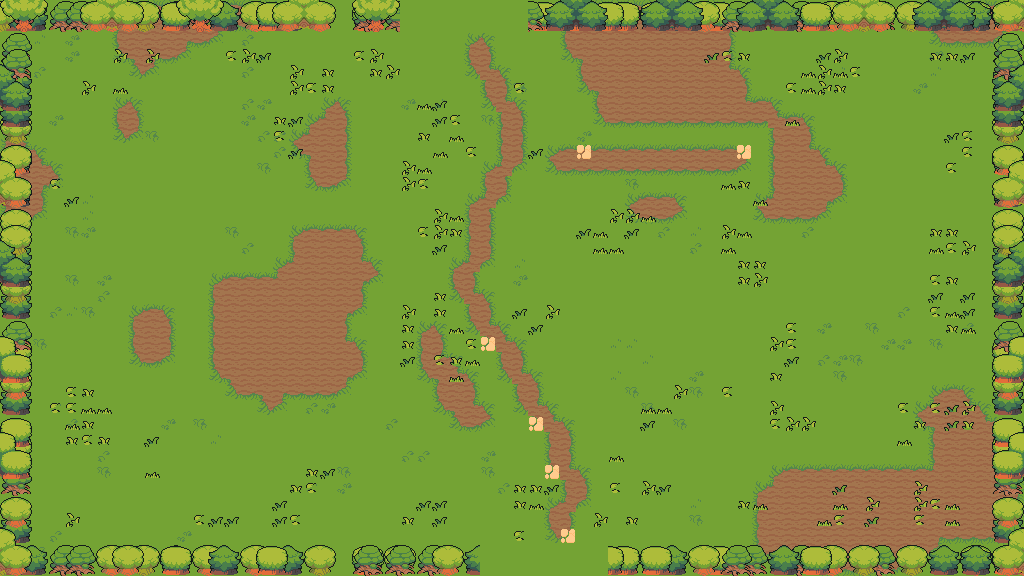

Tiled map render using the project's own tile images. Description and the map definition, with tile-layer contents summarised, below:
An orthogonal 64x36 tile map with 16x16 px tiles, 7 tile layers (floor, ground, path, decor, ...), 6 tilesets and 33 objects (19x prop, 7x obstacle, 4x spawn, 2x door, playerStart).

<map version="1.10" tiledversion="1.11.0" orientation="orthogonal" renderorder="right-down" width="64" height="36" tilewidth="16" tileheight="16" infinite="0" nextlayerid="9" nextobjectid="34">
 <properties>
    <property name="chapter" type="int" value="1" />
    <property name="room" type="int" value="14" />
    <property name="isBossRoom" type="bool" value="false" />
 </properties>
 <tileset firstgid="1" source="field.tsx" />
 <tileset firstgid="76" source="nature.tsx" />
 <tileset firstgid="580" source="relief.tsx" />
 <tileset firstgid="820" source="element.tsx" />
 <tileset firstgid="1060" source="floordetail.tsx" />
 <tileset firstgid="1140" source="tilefloor.tsx" />
 <layer id="1" name="floor" width="64" height="36">
  <data>[2304 cells, 2304 non-empty, 5 distinct tile ids]</data>
 </layer>
 <layer id="2" name="ground" width="64" height="36">
  <data>[2304 cells, 486 non-empty, 13 distinct tile ids]</data>
 </layer>
 <layer id="3" name="path" width="64" height="36">
  <data>[2304 cells, 103 non-empty, 10 distinct tile ids]</data>
 </layer>
 <layer id="4" name="decor" width="64" height="36">
  <data>[2304 cells, 192 non-empty, 6 distinct tile ids]</data>
 </layer>
 <layer id="5" name="border-back" width="64" height="36">
  <data>[2304 cells, 288 non-empty, 20 distinct tile ids]</data>
 </layer>
 <layer id="6" name="border-mid" width="64" height="36">
  <data>[2304 cells, 258 non-empty, 20 distinct tile ids]</data>
 </layer>
 <layer id="7" name="border-front" width="64" height="36">
  <data>[2304 cells, 150 non-empty, 42 distinct tile ids]</data>
 </layer>
 <objectgroup id="8" name="objects">
  <object id="1" name="playerStart" x="544" y="352"><point /></object>
  <object id="2" name="spawn" x="568" y="464">
   <properties>
    <property name="role" value="chaser" />
    <property name="wave" type="int" value="1" />
    <property name="elite" type="bool" value="false" />
   </properties>
  <point /></object>
  <object id="3" name="spawn" x="416" y="384">
   <properties>
    <property name="role" value="chaser" />
    <property name="wave" type="int" value="1" />
    <property name="elite" type="bool" value="false" />
   </properties>
  <point /></object>
  <object id="4" name="spawn" x="688" y="248">
   <properties>
    <property name="role" value="caster" />
    <property name="wave" type="int" value="1" />
    <property name="elite" type="bool" value="false" />
   </properties>
  <point /></object>
  <object id="5" name="spawn" x="464" y="264">
   <properties>
    <property name="role" value="tank" />
    <property name="wave" type="int" value="1" />
    <property name="elite" type="bool" value="false" />
   </properties>
  <point /></object>
  <object id="6" name="door" x="544" y="568"><point /></object>
  <object id="7" name="door" x="472" y="8"><point /></object>
  <object id="8" name="obstacle" x="0" y="544" width="480" height="32">
   <properties>
    <property name="kind" value="edge" />
   </properties>
  </object>
  <object id="9" name="obstacle" x="608" y="544" width="416" height="32">
   <properties>
    <property name="kind" value="edge" />
   </properties>
  </object>
  <object id="10" name="obstacle" x="0" y="0" width="400" height="32">
   <properties>
    <property name="kind" value="edge" />
   </properties>
  </object>
  <object id="11" name="obstacle" x="528" y="0" width="496" height="32">
   <properties>
    <property name="kind" value="edge" />
   </properties>
  </object>
  <object id="12" name="obstacle" x="0" y="32" width="32" height="512">
   <properties>
    <property name="kind" value="edge" />
   </properties>
  </object>
  <object id="13" name="obstacle" x="992" y="32" width="32" height="512">
   <properties>
    <property name="kind" value="edge" />
   </properties>
  </object>
  <object id="14" name="obstacle" x="352" y="416" width="32" height="32">
   <properties>
    <property name="kind" value="pillar" />
   </properties>
  </object>
  <object id="15" name="prop" x="544" y="80" width="64" height="48">
   <properties>
    <property name="key" value="house-beige" />
   </properties>
  </object>
  <object id="16" name="prop" x="640" y="80" width="64" height="48">
   <properties>
    <property name="key" value="house-orange" />
   </properties>
  </object>
  <object id="17" name="prop" x="544" y="176" width="48" height="16">
   <properties>
    <property name="key" value="fence" />
   </properties>
  </object>
  <object id="18" name="prop" x="592" y="176" width="48" height="16">
   <properties>
    <property name="key" value="fence" />
   </properties>
  </object>
  <object id="19" name="prop" x="736" y="80" width="32" height="32">
   <properties>
    <property name="key" value="crate-stack" />
   </properties>
  </object>
  <object id="20" name="prop" x="480" y="112" width="16" height="16">
   <properties>
    <property name="key" value="crate" />
   </properties>
  </object>
  <object id="21" name="prop" x="672" y="176" width="32" height="32">
   <properties>
    <property name="key" value="cart" />
   </properties>
  </object>
  <object id="22" name="prop" x="656" y="64" width="16" height="16">
   <properties>
    <property name="key" value="stump" />
   </properties>
  </object>
  <object id="23" name="prop" x="576" y="80" width="16" height="16">
   <properties>
    <property name="key" value="flower-sun" />
   </properties>
  </object>
  <object id="24" name="prop" x="624" y="64" width="16" height="16">
   <properties>
    <property name="key" value="flower-sun" />
   </properties>
  </object>
  <object id="25" name="prop" x="592" y="48" width="16" height="16">
   <properties>
    <property name="key" value="bush-light" />
   </properties>
  </object>
  <object id="26" name="prop" x="640" y="48" width="16" height="16">
   <properties>
    <property name="key" value="flower-sun" />
   </properties>
  </object>
  <object id="27" name="prop" x="221" y="98" width="32" height="32">
   <properties>
    <property name="key" value="stump-big" />
   </properties>
  </object>
  <object id="28" name="prop" x="342" y="122" width="32" height="32">
   <properties>
    <property name="key" value="tree-small" />
   </properties>
  </object>
  <object id="29" name="prop" x="176" y="144" width="16" height="16">
   <properties>
    <property name="key" value="bush-light" />
   </properties>
  </object>
  <object id="30" name="prop" x="64" y="474" width="32" height="16">
   <properties>
    <property name="key" value="logs" />
   </properties>
  </object>
  <object id="31" name="prop" x="368" y="448" width="16" height="16">
   <properties>
    <property name="key" value="grass-tall" />
   </properties>
  </object>
  <object id="32" name="prop" x="684" y="318" width="64" height="48">
   <properties>
    <property name="key" value="tree-cluster-green" />
   </properties>
  </object>
  <object id="33" name="prop" x="944" y="464" width="16" height="16">
   <properties>
    <property name="key" value="grass-tall" />
   </properties>
  </object>
 </objectgroup>
</map>
